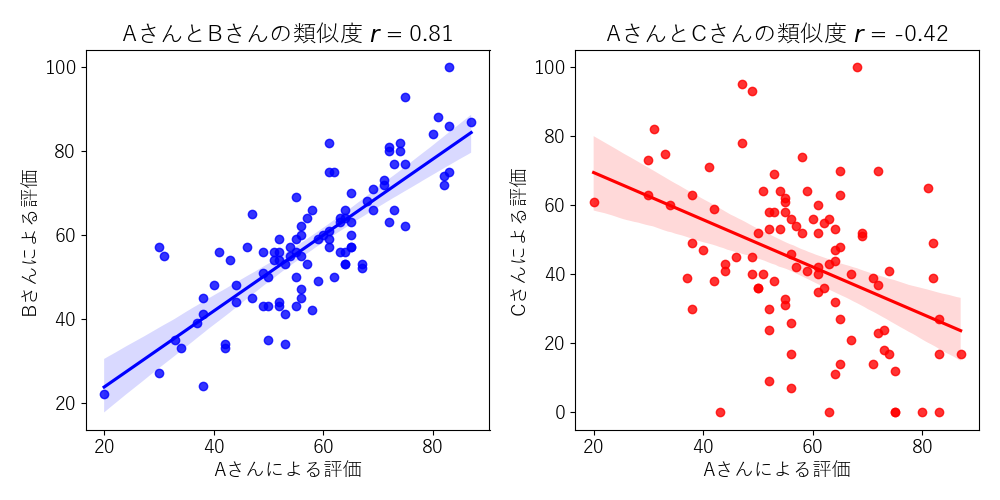

Recreate this plot in Python.
import numpy as np
import matplotlib.pyplot as plt
import seaborn as sns
from scipy.stats import linregress

plt.rcParams['font.family'] = 'Yu Gothic'
plt.rcParams['font.size'] = 14

# シード値の設定
np.random.seed(42)


# 書籍の数
n_books = 100

# Aさんのレビュー
a_scores = np.random.normal(loc=60, scale=15, size=n_books).astype(int)
a_scores = np.clip(a_scores, 0, 100)  # 0から100の範囲にクリップ

# Bさんのレビュー（Aさんと高い相関）
b_scores = a_scores + np.random.normal(loc=0, scale=10, size=n_books).astype(int)
b_scores = np.clip(b_scores, 0, 100)  # 0から100の範囲にクリップ

# Cさんのレビュー（Aさんと緩い逆相関）
c_scores = 100 - a_scores + np.random.normal(loc=0, scale=20, size=n_books).astype(int)
c_scores = np.clip(c_scores, 0, 100)  # 0から100の範囲にクリップ

# show scores as a table
print('Aさんのレビュー\tBさんのレビュー\tCさんのレビュー')
for a, b, c in zip(a_scores, b_scores, c_scores):
    print(f'{a}\t\t\t{b}\t\t\t{c}')

# 相関係数の計算
corr_ab = np.corrcoef(a_scores, b_scores)[0, 1]
corr_ac = np.corrcoef(a_scores, c_scores)[0, 1]

# プロット
fig, axes = plt.subplots(1, 2, figsize=(10, 5))
sns.regplot(x=a_scores, y=b_scores, ax=axes[0], color='blue')
axes[0].set_title(f'AさんとBさんの類似度 $r$ = {corr_ab:.2f}')
axes[0].set_xlabel('Aさんによる評価')
axes[0].set_ylabel('Bさんによる評価')

sns.regplot(x=a_scores, y=c_scores, ax=axes[1], color='red')
axes[1].set_title(f'AさんとCさんの類似度 $r$ = {corr_ac:.2f}')
axes[1].set_xlabel('Aさんによる評価')
axes[1].set_ylabel('Cさんによる評価')

# print cosine similarity between A and B
a_scores_rel = a_scores - np.mean(a_scores)
b_scores_rel = b_scores - np.mean(b_scores)
c_scores_rel = c_scores - np.mean(c_scores)

cos_sim_ab = np.dot(a_scores_rel, b_scores_rel) / (np.linalg.norm(a_scores_rel) * np.linalg.norm(b_scores_rel))
cos_sim_ac = np.dot(a_scores_rel, c_scores_rel) / (np.linalg.norm(a_scores_rel) * np.linalg.norm(c_scores_rel))
print(f'コサイン類似度（AさんとBさん）: {cos_sim_ab:.2f}')
print(f'コサイン類似度（AさんとCさん）: {cos_sim_ac:.2f}')


plt.tight_layout()
plt.savefig('correlation_similarity.png')
plt.show()
